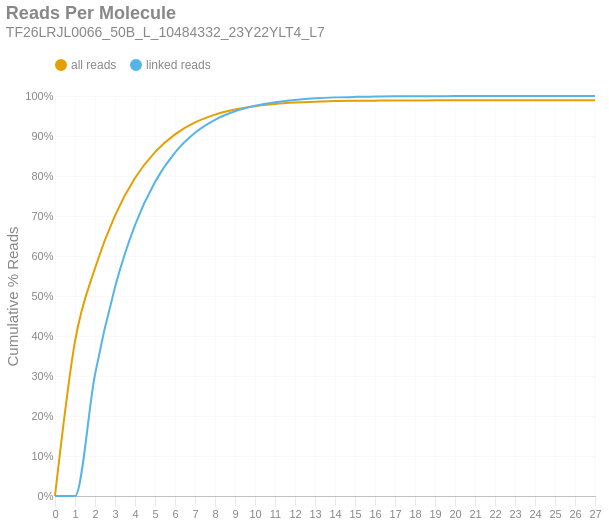

Notebook cell for this chart:
### Markdown cell above
### Reads per Molecule
This chart shows the cumulative distribution of the number of reads per linked molecule. That is, how many alignments are associated with a unique molecule. This excludes the number of reads associated with invalid or absent linked-read barcodes. The `linked` histogram is the percentages recalculated when disregarding singletons.

### Code cell
if SKIPLR:
    print_html(f"Skipped")
else:
    counts = np.bincount(valids['reads'].cast(pl.Int64).to_numpy())
    weighted = counts * np.arange(len(counts))
    all_perc = weighted / n_reads
    linked_perc = weighted / n_linked_reads
    linked_perc[1] = 0
    binned_df = pl.DataFrame({
        'readsper': list(range(len(counts))),
        'all reads (cumsum)': np.cumsum(all_perc).tolist(),
        'linked reads (cumsum)': np.cumsum(linked_perc).tolist(),
    })

    with SafeRender(binned_df):
        (
            density_plot(binned_df, 'Reads Per Molecule', samplename, 'readspmol')
            .encode(
                x=alt.X('readsper:O', title=None).axis(labelAngle=0).scale(padding=0),
                y=alt.Y('value:Q', title='Cumulative % Reads').axis(format='%').stack(False),
                color=alt.Color("key:N").scale(domain=["all reads", "linked reads"]),
                tooltip=[
                    alt.Tooltip("key:N", title="Data Type"),
                    alt.Tooltip("readsper:O", title="Reads Per Molecule"),
                    alt.Tooltip("value:Q", format=".2%", title="% Reads (Cum.)")
                ]            
            )
        ).display()

### Figure 1 — Vega-Lite specification as saved in the notebook (floating-point values rounded to 4 significant figures)
{"width": "container", "height": 400, "config": {"title": {"anchor": "start", "dy": -15, "fontSize": 18, "color": "#888888", "subtitleColor": "#888888", "subtitleFontSize": 14}, "arc": {"fill": "#0072B2"}, "axis": {"domainColor": "#888888", "domainWidth": 0.5, "gridWidth": 0.2, "grid": false, "titleFontWeight": 400, "titleFontSize": 15, "labelFontSize": 11, "labelColor": "#888888", "tickColor": "#888888", "tickWidth": 0.2, "titleColor": "#888888"}, "axisBand": {"grid": false}, "axisX": {"grid": true, "tickSize": 10, "domainCap": "round"}, "axisY": {"domain": false, "grid": true, "tickSize": 0, "domainCap": "round"}, "background": "transparent", "header": {"labelFontSize": 15, "labelColor": "#888888", "titleFontSize": 15, "titleFontWeight": 600, "titleColor": "#888888"}, "legend": {"labelFont": "sans-serif", "labelFontSize": 12, "labelColor": "#888888", "symbolSize": 100, "symbolType": "circle", "titleFontSize": 12, "titlePadding": 10, "titleColor": "#888888", "title": null, "orient": "top"}, "range": {"category": ["#E69F00", "#56B4E9", "#009E73", "#F0E442", "#0072B2", "#D55E00", "#CC79A7", "#000000"], "diverging": ["#cfe8f3", "#a2d4ec", "#73bfe2", "#46abdb", "#1696d2", "#12719e"]}, "area": {"fill": "#0072B2", "fillOpacity": 0.7, "line": true, "strokeOpacity": 0.7}, "line": {"color": "#0072B2", "stroke": "#0072B2", "strokeWidth": 2}, "trail": {"color": "#0072B2", "stroke": "#0072B2", "strokeWidth": 0, "size": 1}, "point": {"filled": true, "fillOpacity": 1.0, "size": 95}, "text": {"color": "#888888", "fontSize": 11, "align": "right", "fontWeight": 400, "size": 11}, "bar": {"fill": "#0072B2", "stroke": null}, "view": {"stroke": null, "continuousWidth": 660, "continuousHeight": 400}}, "data": {"name": "data-a348e81230d72eda65bb24e6ae11b749"}, "mark": {"type": "line", "interpolate": "monotone", "point": {"opacity": 0, "size": 275}}, "encoding": {"color": {"field": "key", "scale": {"domain": ["all reads", "linked reads"]}, "type": "nominal"}, "tooltip": [{"field": "key", "title": "Data Type", "type": "nominal"}, {"field": "readsper", "title": "Reads Per Molecule", "type": "ordinal"}, {"field": "value", "format": ".2%", "title": "% Reads (Cum.)", "type": "quantitative"}], "x": {"axis": {"labelAngle": 0}, "field": "readsper", "scale": {"padding": 0}, "title": null, "type": "ordinal"}, "y": {"axis": {"format": "%"}, "field": "value", "stack": false, "title": "Cumulative % Reads", "type": "quantitative"}}, "params": [{"name": "param_c36ac31b6afebe62", "select": {"type": "point", "fields": ["key"]}, "bind": "legend"}], "title": {"text": "Reads Per Molecule", "subtitle": "TF26LRJL0066_50B_L_10484332_23Y22YLT4_L7"}, "transform": [{"fold": ["all reads (cumsum)", "linked reads (cumsum)"]}, {"calculate": "replace(datum.key, ' (cumsum)', '')", "as": "key"}, {"filter": {"param": "param_c36ac31b6afebe62"}}], "usermeta": {"embedOptions": {"downloadFileName": "TF26LRJL0066_50B_L_10484332_23Y22YLT4_L7.readspmol"}}, "$schema": "https://vega.github.io/schema/vega-lite/v6.4.1.json", "datasets": {"data-a348e81230d72eda65bb24e6ae11b749": [{"readsper": 0, "all reads (cumsum)": 0.0, "linked reads (cumsum)": 0.0}, {"readsper": 1, "all reads (cumsum)": 0.3865, "linked reads (cumsum)": 0.0}, {"readsper": 2, "all reads (cumsum)": 0.5695, "linked reads (cumsum)": 0.3036}, {"readsper": 3, "all reads (cumsum)": 0.7012, "linked reads (cumsum)": 0.522}, {"readsper": 4, "all reads (cumsum)": 0.7948, "linked reads (cumsum)": 0.6773}, {"readsper": 5, "all reads (cumsum)": 0.8597, "linked reads (cumsum)": 0.7851}, {"readsper": 6, "all reads (cumsum)": 0.9041, "linked reads (cumsum)": 0.8587}, {"readsper": 7, "all reads (cumsum)": 0.9339, "linked reads (cumsum)": 0.9081}, {"readsper": 8, "all reads (cumsum)": 0.9534, "linked reads (cumsum)": 0.9405}, {"readsper": 9, "all reads (cumsum)": 0.9663, "linked reads (cumsum)": 0.9618}, {"readsper": 10, "all reads (cumsum)": 0.9746, "linked reads (cumsum)": 0.9756}, {"readsper": 11, "all reads (cumsum)": 0.98, "linked reads (cumsum)": 0.9845}, {"readsper": 12, "all reads (cumsum)": 0.9835, "linked reads (cumsum)": 0.9903}, {"readsper": 13, "all reads (cumsum)": 0.9858, "linked reads (cumsum)": 0.9942}, {"readsper": 14, "all reads (cumsum)": 0.9872, "linked reads (cumsum)": 0.9966}, {"readsper": 15, "all reads (cumsum)": 0.988, "linked reads (cumsum)": 0.9978}, {"readsper": 16, "all reads (cumsum)": 0.9884, "linked reads (cumsum)": 0.9985}, {"readsper": 17, "all reads (cumsum)": 0.9888, "linked reads (cumsum)": 0.9991}, {"readsper": 18, "all reads (cumsum)": 0.989, "linked reads (cumsum)": 0.9995}, {"readsper": 19, "all reads (cumsum)": 0.9891, "linked reads (cumsum)": 0.9996}, {"readsper": 20, "all reads (cumsum)": 0.9892, "linked reads (cumsum)": 0.9998}, {"readsper": 21, "all reads (cumsum)": 0.9892, "linked reads (cumsum)": 0.9999}, {"readsper": 22, "all reads (cumsum)": 0.9892, "linked reads (cumsum)": 0.9999}, {"readsper": 23, "all reads (cumsum)": 0.9893, "linked reads (cumsum)": 0.9999}, {"readsper": 24, "all reads (cumsum)": 0.9893, "linked reads (cumsum)": 0.9999}, {"readsper": 25, "all reads (cumsum)": 0.9893, "linked reads (cumsum)": 1.0}, {"readsper": 26, "all reads (cumsum)": 0.9893, "linked reads (cumsum)": 1.0}, {"readsper": 27, "all reads (cumsum)": 0.9893, "linked reads (cumsum)": 1.0}]}}
